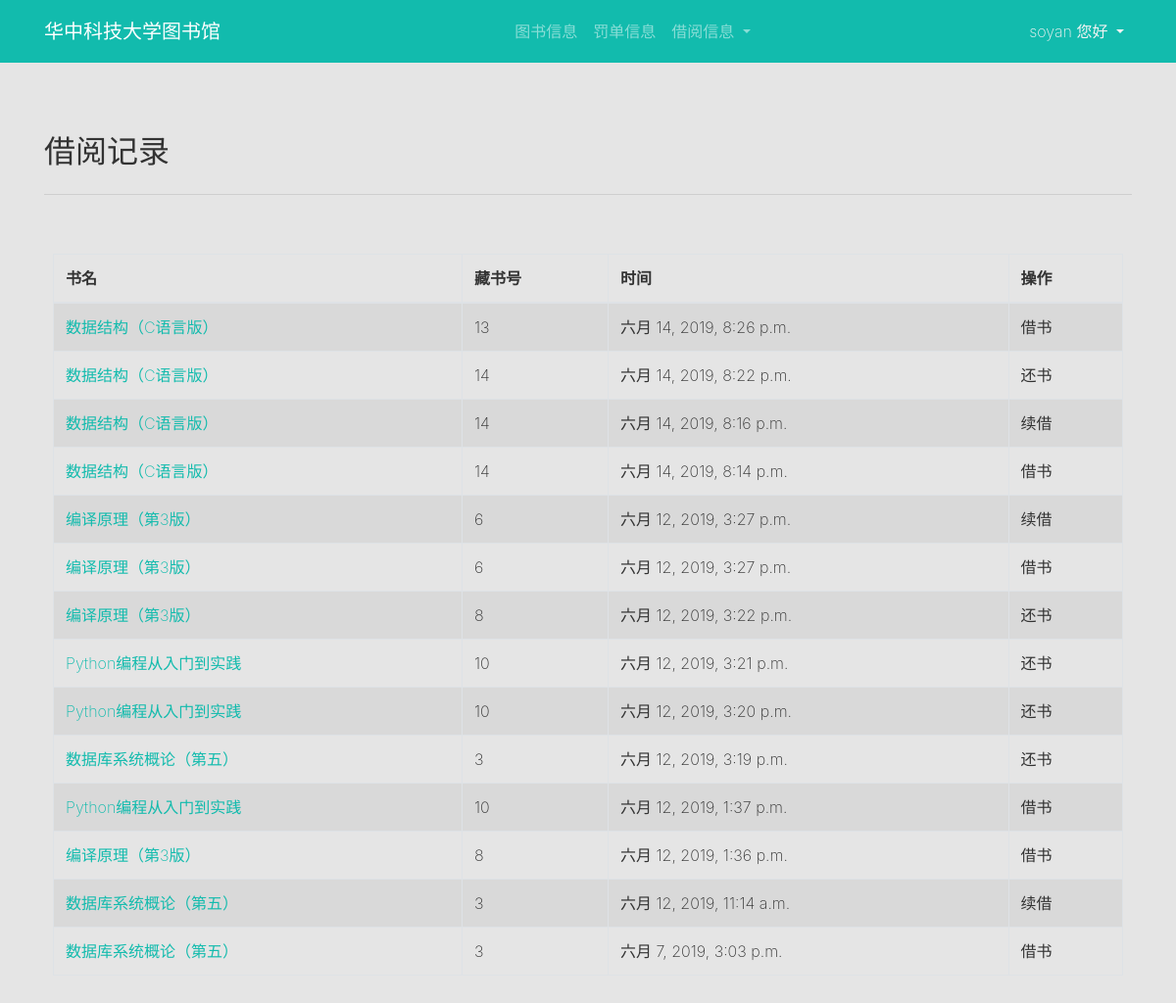
/loans/ (signed in), run on the app's committed database.
### hust_library/models.py (models this page shows, shortened)
class Loan(models.Model):
    time = models.DateTimeField()
    state = models.SmallIntegerField(default=0)
    store = models.ForeignKey(Store, on_delete=models.CASCADE)
    reader = models.ForeignKey(
        User, on_delete=models.CASCADE, related_name="loan_reader_id")

class Store(models.Model):
    location = models.CharField(max_length=150)
    state = models.SmallIntegerField(default=1)
    book = models.ForeignKey(Book, on_delete=models.CASCADE)

class Book(models.Model):
    name = models.CharField(max_length=150)
    publish = models.CharField(max_length=150)
    time = models.IntegerField()
    price = models.DecimalField(max_digits=6, decimal_places=2)
    class Meta:
        unique_together = ("name", "publish", "time", "price")

### hust_library/views.py (the view)
# urls.py: path('loans/', views.loans_view, name='loans'),
@login_required
def loans_view(request):
    context = {"is_empty": False, "loans": None}
    loans = Loan.objects.filter(
        reader__id=request.user.id).order_by('-time')
    context["loans"] = loans
    if loans.count() == 0:
        context["is_empty"] = True
    return render(request, 'loans.html', context)

### templates/loans.html
{% extends "base.html" %}
{% block content %}
<div class="py-5">
    <div class="container">
        <div class="row">
            <div class="col-12">
                <h2>借阅记录</h2>
                <hr class="mb-4">
            </div>
        </div>
        {% if is_empty %}
        <h4> 您没有借阅信息 </h4>
        {% else %}
        <div class="row">
            <div class="col-md-12 p-3">
                <table class="table table-hover table-striped table-bordered">
                    <thead class="thead-inverse">
                        <tr>
                            <th scope="col">书名</th>
                            <th scope="col">藏书号</th>
                            <th scope="col">时间</th>
                            <th scope="col">操作</th>
                        </tr>
                    </thead>
                    <tbody>
                        {% for loan in loans %}
                        <tr>
                            <td>
                                <a href="{% url 'book' loan.store.book.id %}">{{ loan.store.book.name }}</a>
                            </td>
                            <td>{{ loan.store.id }}</td>
                            <td>{{ loan.time }}</td>
                            <td>
                                {% if loan.state == 0 %}
                                借书
                                {% elif loan.state == 1 %}
                                还书
                                {% else %}
                                续借
                                {% endif %}
                            </td>
                        </tr>
                        {% endfor %}
                    </tbody>
                </table>
            </div>
        </div>
        {% endif %}
    </div>
</div>
{% endblock %}

### templates/base.html (shortened to what this page needs)
{% load static %}
<!DOCTYPE html>
<html>
<head>
    <link href="https://cdn.bootcss.com/bootstrap-table/1.14.2/bootstrap-table.min.css" rel="stylesheet">
    <link href="https://cdn.bootcss.com/twitter-bootstrap/4.3.1/css/bootstrap.min.css" rel="stylesheet">
    <link rel="stylesheet" href="https://cdnjs.cloudflare.com/ajax/libs/font-awesome/4.7.0/css/font-awesome.min.css"
        type="text/css">
    <link rel="stylesheet" href="{% static 'css/theme.css' %}" type="text/css">
</head>
<body style="background-color: rgba(0,0,0,0.1)">
    {% block lead %}
    <nav class="navbar navbar-expand-md navbar-dark bg-primary">
        <div class="container">
            <div class="collapse navbar-collapse" id="navbar18">
                <a class="navbar-brand d-none d-md-block" href="{% url 'index' %}">
                    <b> 华中科技大学图书馆</b>
                </a>
                <ul class="navbar-nav mx-auto">
                    <li class="nav-item">
                        <a class="nav-link" href="{% url 'books' %}"> 图书信息</a>
                    </li>
                    <li class="nav-item">
                        <a class="nav-link" href="{% url 'tickets' %}"> 罚单信息</a>
                    </li>
                    <li class="nav-item dropdown">
                        <a class="nav-link dropdown-toggle" href="#" id="navbardrop" data-toggle="dropdown"> 借阅信息 </a>
                    </li>
                </ul>
                <ul class="navbar-nav">
                    <li class="nav-item dropdown">
                        <a class="nav-link dropdown-toggle text-light" href="#" id="navbardrop" data-toggle="dropdown">
                            {% if request.user.is_authenticated %}
                            {{ request.user.username }} 您好
                            {% else %}
                            欢迎
                            {% endif %}
                        </a>
                    </li>
                </ul>
            </div>
        </div>
    </nav>
    {% endblock %}
    {% block content %}
    {% endblock %}
</body>
</html>

### data on the page
Loan: store.book.name "数据结构（C语言版）", store.id "13", time "六月 14, 2019, 8:26 p.m.", state "借书"
Loan: store.book.name "数据结构（C语言版）", store.id "14", time "六月 14, 2019, 8:22 p.m.", state "还书"
Loan: store.book.name "数据结构（C语言版）", store.id "14", time "六月 14, 2019, 8:16 p.m.", state "续借"
Loan: store.book.name "数据结构（C语言版）", store.id "14", time "六月 14, 2019, 8:14 p.m.", state "借书"
Loan: store.book.name "编译原理（第3版）", store.id "6", time "六月 12, 2019, 3:27 p.m.", state "续借"
Loan: store.book.name "编译原理（第3版）", store.id "6", time "六月 12, 2019, 3:27 p.m.", state "借书"
Loan: store.book.name "编译原理（第3版）", store.id "8", time "六月 12, 2019, 3:22 p.m.", state "还书"
Loan: store.book.name "Python编程从入门到实践", store.id "10", time "六月 12, 2019, 3:21 p.m.", state "还书"
Loan: store.book.name "Python编程从入门到实践", store.id "10", time "六月 12, 2019, 3:20 p.m.", state "还书"
Loan: store.book.name "数据库系统概论（第五）", store.id "3", time "六月 12, 2019, 3:19 p.m.", state "还书"
Loan: store.book.name "Python编程从入门到实践", store.id "10", time "六月 12, 2019, 1:37 p.m.", state "借书"
Loan: store.book.name "编译原理（第3版）", store.id "8", time "六月 12, 2019, 1:36 p.m.", state "借书"
Loan: store.book.name "数据库系统概论（第五）", store.id "3", time "六月 12, 2019, 11:14 a.m.", state "续借"
Loan: store.book.name "数据库系统概论（第五）", store.id "3", time "六月 7, 2019, 3:03 p.m.", state "借书"

### other printed values
{{ request.user.username }} "soyan"
